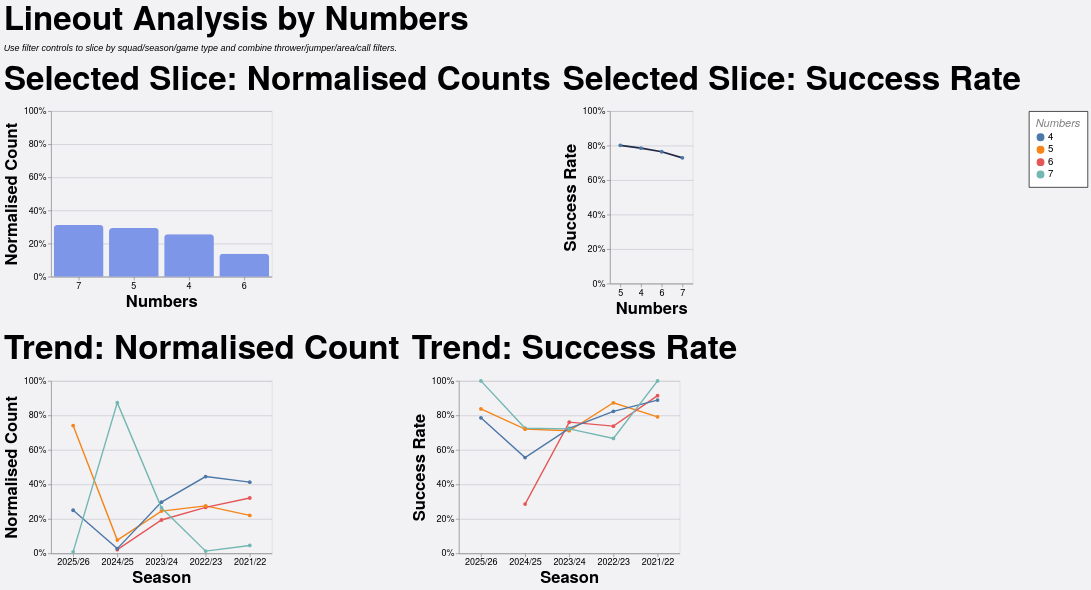

Specify this chart in Vega-Lite:
### Vega-Lite specification from a JSON file in a GitHub repository (floating-point values rounded to 4 significant figures; data arrays with more than 128 entries replaced by an {"elided": "..."} marker saying what was removed)
{"config": {"axis": {"labelFont": "PT Sans Narrow, Helvetica Neue, Helvetica, Arial, sans-serif", "titleFont": "PT Sans Narrow, Helvetica Neue, Helvetica, Arial, sans-serif", "labelFontSize": 13, "titleFontSize": 24, "gridColor": "#202947", "gridOpacity": 0.2}, "text": {"font": "Lato, sans-serif"}, "bar": {"cornerRadiusEnd": 5}, "header": {"labelFont": "PT Sans Narrow, Helvetica Neue, Helvetica, Arial, sans-serif", "titleFont": "PT Sans Narrow, Helvetica Neue, Helvetica, Arial, sans-serif", "labelFontSize": 24, "titleFontSize": 28, "labelFontWeight": "bold", "orient": "left"}, "legend": {"labelFont": "PT Sans Narrow, Helvetica Neue, Helvetica, Arial, sans-serif", "titleFont": "PT Sans Narrow, Helvetica Neue, Helvetica, Arial, sans-serif", "labelFontSize": 14, "titleFontSize": 16, "titlePadding": 5, "fillColor": "white", "strokeColor": "black", "padding": 10, "titleFontWeight": "lighter", "titleFontStyle": "italic", "titleColor": "gray", "offset": 10}, "title": {"font": "PT Sans Narrow, Helvetica Neue, Helvetica, Arial, sans-serif", "fontSize": 48, "fontWeight": "bold", "anchor": "start", "align": "center", "titlePadding": 20, "subtitlePadding": 10, "subtitleFontSize": 13, "subtitleColor": "", "subtitleFontStyle": "italic", "offset": 15, "color": "black"}, "axisX": {"labelAngle": 0}, "facet": {"title": null, "header": null, "align": {"row": "each", "column": "each"}}, "resolve": {"scale": {"y": "independent", "facet": "independent"}}, "background": "#f2f1f4", "scale": {"offsetBandPaddingOuter": 0.2, "offsetBandPaddingInner": 0.1}}, "vconcat": [{"hconcat": [{"mark": {"type": "bar", "color": "#7d96e8"}, "encoding": {"tooltip": [{"field": "numbers", "title": "Numbers", "type": "nominal"}, {"field": "attempts", "format": ",.0f", "title": "Lineouts", "type": "quantitative"}, {"field": "share", "format": ".1%", "title": "Normalised Count", "type": "quantitative"}], "x": {"field": "numbers", "sort": "-y", "title": "Numbers", "type": "nominal"}, "y": {"axis": {"format": "%"}, "field": "share", "scale": {"domain": [0, 1]}, "title": "Normalised Count", "type": "quantitative"}}, "height": 240, "title": "Selected Slice: Normalised Counts", "transform": [{"filter": "(loSquad == 'All' || datum.squad == loSquad) && (loGameType == 'All' || (loGameType == 'League + Cup' && (datum.game_type == 'League' || datum.game_type == 'Cup')) || (loGameType == 'League only' && datum.game_type == 'League') || datum.game_type == loGameType) && (loOpposition == 'All' || datum.opposition == loOpposition) && (loThrower == 'All' || datum.thrower == loThrower) && (loJumper == 'All' || datum.jumper == loJumper) && (loArea == 'All' || datum.area == loArea) && (loNumbers == 'All' || datum.numbers == loNumbers) && (loCall == 'All' || datum.call == loCall) && (loCallType == 'All' || datum.call_type == loCallType)"}, {"filter": "(loSeason == 'All' || datum.season == loSeason)"}, {"aggregate": [{"op": "count", "as": "attempts"}, {"op": "sum", "field": "won", "as": "won"}], "groupby": ["numbers"]}, {"joinaggregate": [{"op": "sum", "field": "attempts", "as": "total_attempts"}]}, {"calculate": "datum.attempts / datum.total_attempts", "as": "share"}, {"calculate": "datum.won / datum.attempts", "as": "success_rate"}], "width": 320}, {"mark": {"type": "line", "color": "#202946", "point": true, "strokeWidth": 2.5}, "encoding": {"tooltip": [{"field": "numbers", "title": "Numbers", "type": "nominal"}, {"field": "won", "format": ",.0f", "title": "Won", "type": "quantitative"}, {"field": "attempts", "format": ",.0f", "title": "Lineouts", "type": "quantitative"}, {"field": "success_rate", "format": ".1%", "title": "Success Rate", "type": "quantitative"}], "x": {"field": "numbers", "sort": "-y", "title": "Numbers", "type": "nominal"}, "y": {"axis": {"format": "%"}, "field": "success_rate", "scale": {"domain": [0, 1]}, "title": "Success Rate", "type": "quantitative"}}, "height": 250, "title": "Selected Slice: Success Rate", "transform": [{"filter": "(loSquad == 'All' || datum.squad == loSquad) && (loGameType == 'All' || (loGameType == 'League + Cup' && (datum.game_type == 'League' || datum.game_type == 'Cup')) || (loGameType == 'League only' && datum.game_type == 'League') || datum.game_type == loGameType) && (loOpposition == 'All' || datum.opposition == loOpposition) && (loThrower == 'All' || datum.thrower == loThrower) && (loJumper == 'All' || datum.jumper == loJumper) && (loArea == 'All' || datum.area == loArea) && (loNumbers == 'All' || datum.numbers == loNumbers) && (loCall == 'All' || datum.call == loCall) && (loCallType == 'All' || datum.call_type == loCallType)"}, {"filter": "(loSeason == 'All' || datum.season == loSeason)"}, {"aggregate": [{"op": "count", "as": "attempts"}, {"op": "sum", "field": "won", "as": "won"}], "groupby": ["numbers"]}, {"joinaggregate": [{"op": "sum", "field": "attempts", "as": "total_attempts"}]}, {"calculate": "datum.attempts / datum.total_attempts", "as": "share"}, {"calculate": "datum.won / datum.attempts", "as": "success_rate"}], "width": {"step": 30}}], "spacing": 16}, {"hconcat": [{"mark": {"type": "line", "point": true, "strokeWidth": 2}, "encoding": {"color": {"field": "numbers", "title": "Numbers", "type": "nominal"}, "tooltip": [{"field": "season", "title": "Season", "type": "nominal"}, {"field": "numbers", "title": "Numbers", "type": "nominal"}, {"field": "attempts", "format": ",.0f", "title": "Lineouts", "type": "quantitative"}, {"field": "norm_count", "format": ".1%", "title": "Normalised Count", "type": "quantitative"}], "x": {"field": "season", "sort": "-x", "title": "Season", "type": "nominal"}, "y": {"axis": {"format": "%"}, "field": "norm_count", "scale": {"domain": [0, 1]}, "title": "Normalised Count", "type": "quantitative"}}, "height": 250, "title": "Trend: Normalised Count", "transform": [{"filter": "(loSquad == 'All' || datum.squad == loSquad) && (loGameType == 'All' || (loGameType == 'League + Cup' && (datum.game_type == 'League' || datum.game_type == 'Cup')) || (loGameType == 'League only' && datum.game_type == 'League') || datum.game_type == loGameType) && (loOpposition == 'All' || datum.opposition == loOpposition) && (loThrower == 'All' || datum.thrower == loThrower) && (loJumper == 'All' || datum.jumper == loJumper) && (loArea == 'All' || datum.area == loArea) && (loNumbers == 'All' || datum.numbers == loNumbers) && (loCall == 'All' || datum.call == loCall) && (loCallType == 'All' || datum.call_type == loCallType)"}, {"aggregate": [{"op": "count", "as": "attempts"}, {"op": "sum", "field": "won", "as": "won"}], "groupby": ["season", "numbers"]}, {"joinaggregate": [{"op": "sum", "field": "attempts", "as": "season_attempts"}], "groupby": ["season"]}, {"calculate": "datum.attempts / datum.season_attempts", "as": "norm_count"}, {"calculate": "datum.won / datum.attempts", "as": "success_rate"}], "width": 320}, {"mark": {"type": "line", "point": true, "strokeWidth": 2}, "encoding": {"color": {"field": "numbers", "title": "Numbers", "type": "nominal"}, "tooltip": [{"field": "season", "title": "Season", "type": "nominal"}, {"field": "numbers", "title": "Numbers", "type": "nominal"}, {"field": "won", "format": ",.0f", "title": "Won", "type": "quantitative"}, {"field": "attempts", "format": ",.0f", "title": "Lineouts", "type": "quantitative"}, {"field": "success_rate", "format": ".1%", "title": "Success Rate", "type": "quantitative"}], "x": {"field": "season", "sort": "-x", "title": "Season", "type": "nominal"}, "y": {"axis": {"format": "%"}, "field": "success_rate", "scale": {"domain": [0, 1]}, "title": "Success Rate", "type": "quantitative"}}, "height": 250, "title": "Trend: Success Rate", "transform": [{"filter": "(loSquad == 'All' || datum.squad == loSquad) && (loGameType == 'All' || (loGameType == 'League + Cup' && (datum.game_type == 'League' || datum.game_type == 'Cup')) || (loGameType == 'League only' && datum.game_type == 'League') || datum.game_type == loGameType) && (loOpposition == 'All' || datum.opposition == loOpposition) && (loThrower == 'All' || datum.thrower == loThrower) && (loJumper == 'All' || datum.jumper == loJumper) && (loArea == 'All' || datum.area == loArea) && (loNumbers == 'All' || datum.numbers == loNumbers) && (loCall == 'All' || datum.call == loCall) && (loCallType == 'All' || datum.call_type == loCallType)"}, {"aggregate": [{"op": "count", "as": "attempts"}, {"op": "sum", "field": "won", "as": "won"}], "groupby": ["season", "numbers"]}, {"joinaggregate": [{"op": "sum", "field": "attempts", "as": "season_attempts"}], "groupby": ["season"]}, {"calculate": "datum.attempts / datum.season_attempts", "as": "norm_count"}, {"calculate": "datum.won / datum.attempts", "as": "success_rate"}], "width": 320}], "spacing": 16}], "data": {"name": "data-4985c039c59c792a4440ce0b38e37db2"}, "params": [{"name": "loSquad", "value": "All"}, {"name": "loSeason", "value": "All"}, {"name": "loGameType", "value": "All"}, {"name": "loOpposition", "value": "All"}, {"name": "loThrower", "value": "All"}, {"name": "loJumper", "value": "All"}, {"name": "loArea", "value": "All"}, {"name": "loNumbers", "value": "All"}, {"name": "loCall", "value": "All"}, {"name": "loCallType", "value": "All"}], "spacing": 22, "title": {"text": "Lineout Analysis by Numbers", "subtitle": "Use filter controls to slice by squad/season/game type and combine thrower/jumper/area/call filters."}, "$schema": "https://vega.github.io/schema/vega-lite/v5.20.1.json", "datasets": {"data-4985c039c59c792a4440ce0b38e37db2": {"elided": "1254 records"}}}
